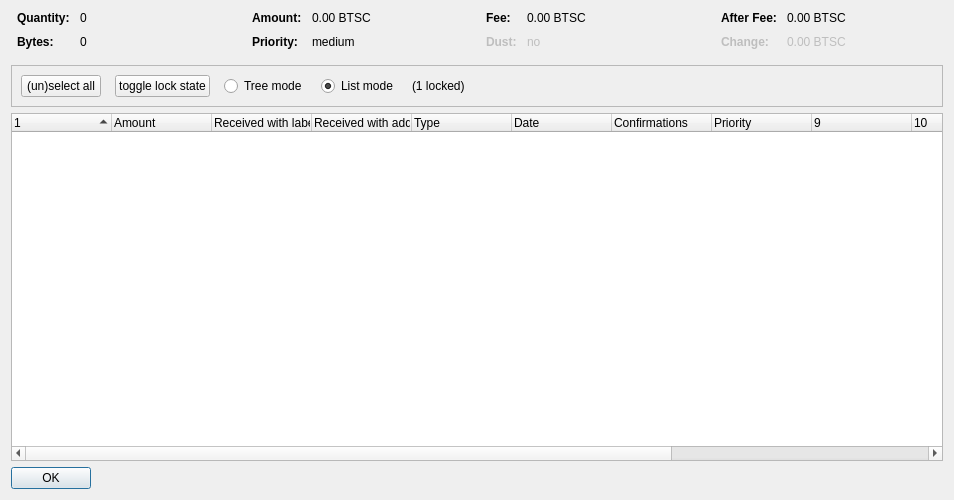
<?xml version="1.0" encoding="UTF-8"?>
<ui version="4.0">
 <class>CoinControlDialog</class>
 <widget class="QDialog" name="CoinControlDialog">
  <property name="geometry">
   <rect>
    <x>0</x>
    <y>0</y>
    <width>954</width>
    <height>500</height>
   </rect>
  </property>
  <property name="windowTitle">
   <string>Coin Selection</string>
  </property>
  <layout class="QVBoxLayout" name="verticalLayout">
   <item>
    <layout class="QHBoxLayout" name="horizontalLayoutTop" stretch="0,0,0,0">
     <property name="topMargin">
      <number>0</number>
     </property>
     <property name="bottomMargin">
      <number>10</number>
     </property>
     <item>
      <layout class="QFormLayout" name="formLayoutCoinControl1">
       <property name="horizontalSpacing">
        <number>10</number>
       </property>
       <property name="verticalSpacing">
        <number>10</number>
       </property>
       <property name="leftMargin">
        <number>6</number>
       </property>
       <property name="rightMargin">
        <number>6</number>
       </property>
       <item row="0" column="0">
        <widget class="QLabel" name="labelCoinControlQuantityText">
         <property name="font">
          <font>
           <weight>75</weight>
           <bold>true</bold>
          </font>
         </property>
         <property name="text">
          <string>Quantity:</string>
         </property>
        </widget>
       </item>
       <item row="0" column="1">
        <widget class="QLabel" name="labelCoinControlQuantity">
         <property name="cursor">
          <cursorShape>IBeamCursor</cursorShape>
         </property>
         <property name="contextMenuPolicy">
          <enum>Qt::ActionsContextMenu</enum>
         </property>
         <property name="text">
          <string notr="true">0</string>
         </property>
         <property name="textInteractionFlags">
          <set>Qt::LinksAccessibleByMouse|Qt::TextSelectableByKeyboard|Qt::TextSelectableByMouse</set>
         </property>
        </widget>
       </item>
       <item row="1" column="0">
        <widget class="QLabel" name="labelCoinControlBytesText">
         <property name="font">
          <font>
           <weight>75</weight>
           <bold>true</bold>
          </font>
         </property>
         <property name="text">
          <string>Bytes:</string>
         </property>
        </widget>
       </item>
       <item row="1" column="1">
        <widget class="QLabel" name="labelCoinControlBytes">
         <property name="cursor">
          <cursorShape>IBeamCursor</cursorShape>
         </property>
         <property name="contextMenuPolicy">
          <enum>Qt::ActionsContextMenu</enum>
         </property>
         <property name="text">
          <string notr="true">0</string>
         </property>
         <property name="textInteractionFlags">
          <set>Qt::LinksAccessibleByMouse|Qt::TextSelectableByKeyboard|Qt::TextSelectableByMouse</set>
         </property>
        </widget>
       </item>
      </layout>
     </item>
     <item>
      <layout class="QFormLayout" name="formLayoutCoinControl2">
       <property name="horizontalSpacing">
        <number>10</number>
       </property>
       <property name="verticalSpacing">
        <number>10</number>
       </property>
       <property name="leftMargin">
        <number>6</number>
       </property>
       <property name="rightMargin">
        <number>6</number>
       </property>
       <item row="0" column="0">
        <widget class="QLabel" name="labelCoinControlAmountText">
         <property name="font">
          <font>
           <weight>75</weight>
           <bold>true</bold>
          </font>
         </property>
         <property name="text">
          <string>Amount:</string>
         </property>
        </widget>
       </item>
       <item row="0" column="1">
        <widget class="QLabel" name="labelCoinControlAmount">
         <property name="cursor">
          <cursorShape>IBeamCursor</cursorShape>
         </property>
         <property name="contextMenuPolicy">
          <enum>Qt::ActionsContextMenu</enum>
         </property>
         <property name="text">
          <string notr="true">0.00 BTSC</string>
         </property>
         <property name="textInteractionFlags">
          <set>Qt::LinksAccessibleByMouse|Qt::TextSelectableByKeyboard|Qt::TextSelectableByMouse</set>
         </property>
        </widget>
       </item>
       <item row="1" column="0">
        <widget class="QLabel" name="labelCoinControlPriorityText">
         <property name="font">
          <font>
           <weight>75</weight>
           <bold>true</bold>
          </font>
         </property>
         <property name="text">
          <string>Priority:</string>
         </property>
        </widget>
       </item>
       <item row="1" column="1">
        <widget class="QLabel" name="labelCoinControlPriority">
         <property name="cursor">
          <cursorShape>IBeamCursor</cursorShape>
         </property>
         <property name="contextMenuPolicy">
          <enum>Qt::ActionsContextMenu</enum>
         </property>
         <property name="text">
          <string>medium</string>
         </property>
         <property name="textInteractionFlags">
          <set>Qt::LinksAccessibleByMouse|Qt::TextSelectableByKeyboard|Qt::TextSelectableByMouse</set>
         </property>
        </widget>
       </item>
      </layout>
     </item>
     <item>
      <layout class="QFormLayout" name="formLayoutCoinControl3">
       <property name="horizontalSpacing">
        <number>10</number>
       </property>
       <property name="verticalSpacing">
        <number>10</number>
       </property>
       <property name="leftMargin">
        <number>6</number>
       </property>
       <property name="rightMargin">
        <number>6</number>
       </property>
       <item row="0" column="0">
        <widget class="QLabel" name="labelCoinControlFeeText">
         <property name="font">
          <font>
           <weight>75</weight>
           <bold>true</bold>
          </font>
         </property>
         <property name="text">
          <string>Fee:</string>
         </property>
        </widget>
       </item>
       <item row="0" column="1">
        <widget class="QLabel" name="labelCoinControlFee">
         <property name="cursor">
          <cursorShape>IBeamCursor</cursorShape>
         </property>
         <property name="contextMenuPolicy">
          <enum>Qt::ActionsContextMenu</enum>
         </property>
         <property name="text">
          <string notr="true">0.00 BTSC</string>
         </property>
         <property name="textInteractionFlags">
          <set>Qt::LinksAccessibleByMouse|Qt::TextSelectableByKeyboard|Qt::TextSelectableByMouse</set>
         </property>
        </widget>
       </item>
       <item row="1" column="0">
        <widget class="QLabel" name="labelCoinControlLowOutputText">
         <property name="enabled">
          <bool>false</bool>
         </property>
         <property name="font">
          <font>
           <weight>75</weight>
           <bold>true</bold>
          </font>
         </property>
         <property name="text">
          <string>Dust:</string>
         </property>
        </widget>
       </item>
       <item row="1" column="1">
        <widget class="QLabel" name="labelCoinControlLowOutput">
         <property name="enabled">
          <bool>false</bool>
         </property>
         <property name="cursor">
          <cursorShape>IBeamCursor</cursorShape>
         </property>
         <property name="contextMenuPolicy">
          <enum>Qt::ActionsContextMenu</enum>
         </property>
         <property name="text">
          <string>no</string>
         </property>
         <property name="textInteractionFlags">
          <set>Qt::LinksAccessibleByMouse|Qt::TextSelectableByKeyboard|Qt::TextSelectableByMouse</set>
         </property>
        </widget>
       </item>
      </layout>
     </item>
     <item>
      <layout class="QFormLayout" name="formLayoutCoinControl4">
       <property name="horizontalSpacing">
        <number>10</number>
       </property>
       <property name="verticalSpacing">
        <number>10</number>
       </property>
       <property name="leftMargin">
        <number>6</number>
       </property>
       <property name="rightMargin">
        <number>6</number>
       </property>
       <item row="0" column="0">
        <widget class="QLabel" name="labelCoinControlAfterFeeText">
         <property name="font">
          <font>
           <weight>75</weight>
           <bold>true</bold>
          </font>
         </property>
         <property name="text">
          <string>After Fee:</string>
         </property>
        </widget>
       </item>
       <item row="0" column="1">
        <widget class="QLabel" name="labelCoinControlAfterFee">
         <property name="cursor">
          <cursorShape>IBeamCursor</cursorShape>
         </property>
         <property name="contextMenuPolicy">
          <enum>Qt::ActionsContextMenu</enum>
         </property>
         <property name="text">
          <string notr="true">0.00 BTSC</string>
         </property>
         <property name="textInteractionFlags">
          <set>Qt::LinksAccessibleByMouse|Qt::TextSelectableByKeyboard|Qt::TextSelectableByMouse</set>
         </property>
        </widget>
       </item>
       <item row="1" column="0">
        <widget class="QLabel" name="labelCoinControlChangeText">
         <property name="enabled">
          <bool>false</bool>
         </property>
         <property name="font">
          <font>
           <weight>75</weight>
           <bold>true</bold>
          </font>
         </property>
         <property name="text">
          <string>Change:</string>
         </property>
        </widget>
       </item>
       <item row="1" column="1">
        <widget class="QLabel" name="labelCoinControlChange">
         <property name="enabled">
          <bool>false</bool>
         </property>
         <property name="cursor">
          <cursorShape>IBeamCursor</cursorShape>
         </property>
         <property name="contextMenuPolicy">
          <enum>Qt::ActionsContextMenu</enum>
         </property>
         <property name="text">
          <string notr="true">0.00 BTSC</string>
         </property>
         <property name="textInteractionFlags">
          <set>Qt::LinksAccessibleByMouse|Qt::TextSelectableByKeyboard|Qt::TextSelectableByMouse</set>
         </property>
        </widget>
       </item>
      </layout>
     </item>
    </layout>
   </item>
   <item>
    <widget class="QFrame" name="frame">
     <property name="minimumSize">
      <size>
       <width>0</width>
       <height>40</height>
      </size>
     </property>
     <property name="frameShape">
      <enum>QFrame::StyledPanel</enum>
     </property>
     <property name="frameShadow">
      <enum>QFrame::Sunken</enum>
     </property>
     <layout class="QHBoxLayout" name="horizontalLayout">
      <item>
       <layout class="QHBoxLayout" name="horizontalLayoutPanel" stretch="0,0,0,0,0,0">
        <property name="spacing">
         <number>14</number>
        </property>
        <item>
         <widget class="QPushButton" name="pushButtonSelectAll">
          <property name="sizePolicy">
           <sizepolicy hsizetype="Maximum" vsizetype="Fixed">
            <horstretch>0</horstretch>
            <verstretch>0</verstretch>
           </sizepolicy>
          </property>
          <property name="text">
           <string>(un)select all</string>
          </property>
          <property name="autoDefault">
           <bool>false</bool>
          </property>
         </widget>
        </item>
        <item>
         <widget class="QPushButton" name="pushButtonToggleLock">
          <property name="sizePolicy">
           <sizepolicy hsizetype="Maximum" vsizetype="Fixed">
            <horstretch>0</horstretch>
            <verstretch>0</verstretch>
           </sizepolicy>
          </property>
          <property name="text">
           <string>toggle lock state</string>
          </property>
          <property name="autoDefault">
           <bool>false</bool>
          </property>
         </widget>
        </item>
        <item>
         <widget class="QRadioButton" name="radioTreeMode">
          <property name="sizePolicy">
           <sizepolicy hsizetype="Maximum" vsizetype="Fixed">
            <horstretch>0</horstretch>
            <verstretch>0</verstretch>
           </sizepolicy>
          </property>
          <property name="text">
           <string>Tree mode</string>
          </property>
         </widget>
        </item>
        <item>
         <widget class="QRadioButton" name="radioListMode">
          <property name="sizePolicy">
           <sizepolicy hsizetype="Maximum" vsizetype="Fixed">
            <horstretch>0</horstretch>
            <verstretch>0</verstretch>
           </sizepolicy>
          </property>
          <property name="text">
           <string>List mode</string>
          </property>
          <property name="checked">
           <bool>true</bool>
          </property>
         </widget>
        </item>
        <item>
         <widget class="QLabel" name="labelLocked">
          <property name="text">
           <string>(1 locked)</string>
          </property>
         </widget>
        </item>
        <item>
         <spacer name="horizontalSpacer">
          <property name="orientation">
           <enum>Qt::Horizontal</enum>
          </property>
          <property name="sizeHint" stdset="0">
           <size>
            <width>40</width>
            <height>20</height>
           </size>
          </property>
         </spacer>
        </item>
       </layout>
      </item>
     </layout>
    </widget>
   </item>
   <item>
    <widget class="CoinControlTreeWidget" name="treeWidget">
     <property name="contextMenuPolicy">
      <enum>Qt::CustomContextMenu</enum>
     </property>
     <property name="sortingEnabled">
      <bool>false</bool>
     </property>
     <property name="columnCount">
      <number>13</number>
     </property>
     <attribute name="headerShowSortIndicator" stdset="0">
      <bool>true</bool>
     </attribute>
     <attribute name="headerStretchLastSection">
      <bool>false</bool>
     </attribute>
     <column>
      <property name="text">
       <string/>
      </property>
     </column>
     <column>
      <property name="text">
       <string>Amount</string>
      </property>
     </column>
     <column>
      <property name="text">
       <string>Received with label</string>
      </property>
     </column>
     <column>
      <property name="text">
       <string>Received with address</string>
      </property>
     </column>
     <column>
      <property name="text">
	<string>Type</string>
      </property>
     </column>
     <column>
      <property name="text">	 
       <string>Date</string>
      </property>
     </column>
     <column>
      <property name="text">
       <string>Confirmations</string>
      </property>
      <property name="toolTip">
       <string>Confirmed</string>
      </property>
     </column>
     <column>
      <property name="text">
       <string>Priority</string>
      </property>
     </column>
     <column>
      <property name="text">
       <string/>
      </property>
     </column>
     <column>
      <property name="text">
       <string/>
      </property>
     </column>
     <column>
      <property name="text">
       <string/>
      </property>
     </column>
     <column>
      <property name="text">
       <string/>
      </property>
     </column>
     <column>
      <property name="text">
       <string/>
      </property>
     </column>
    </widget>
   </item>
   <item>
    <widget class="QDialogButtonBox" name="buttonBox">
     <property name="sizePolicy">
      <sizepolicy hsizetype="Maximum" vsizetype="Fixed">
       <horstretch>0</horstretch>
       <verstretch>0</verstretch>
      </sizepolicy>
     </property>
     <property name="orientation">
      <enum>Qt::Horizontal</enum>
     </property>
     <property name="standardButtons">
      <set>QDialogButtonBox::Ok</set>
     </property>
    </widget>
   </item>
  </layout>
 </widget>
 <customwidgets>
  <customwidget>
   <class>CoinControlTreeWidget</class>
   <extends>QTreeWidget</extends>
   <header>coincontroltreewidget.h</header>
  </customwidget>
 </customwidgets>
 <resources/>
 <connections/>
</ui>
